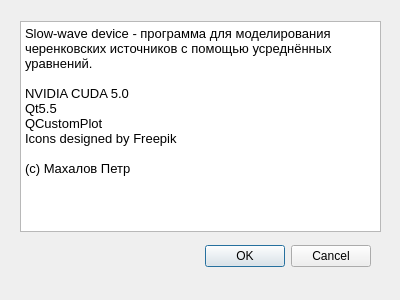
<?xml version="1.0" encoding="UTF-8"?>
<ui version="4.0">
 <class>Dialog</class>
 <widget class="QDialog" name="Dialog">
  <property name="geometry">
   <rect>
    <x>0</x>
    <y>0</y>
    <width>400</width>
    <height>300</height>
   </rect>
  </property>
  <property name="windowTitle">
   <string>О программе</string>
  </property>
  <property name="accessibleName">
   <string/>
  </property>
  <widget class="QDialogButtonBox" name="buttonBox">
   <property name="geometry">
    <rect>
     <x>30</x>
     <y>240</y>
     <width>341</width>
     <height>32</height>
    </rect>
   </property>
   <property name="orientation">
    <enum>Qt::Horizontal</enum>
   </property>
   <property name="standardButtons">
    <set>QDialogButtonBox::Cancel|QDialogButtonBox::Ok</set>
   </property>
  </widget>
  <widget class="QTextBrowser" name="textBrowser">
   <property name="geometry">
    <rect>
     <x>20</x>
     <y>21</y>
     <width>361</width>
     <height>211</height>
    </rect>
   </property>
   <property name="html">
    <string>&lt;!DOCTYPE HTML PUBLIC &quot;-//W3C//DTD HTML 4.0//EN&quot; &quot;http://www.w3.org/TR/REC-html40/strict.dtd&quot;&gt;
&lt;html&gt;&lt;head&gt;&lt;meta name=&quot;qrichtext&quot; content=&quot;1&quot; /&gt;&lt;style type=&quot;text/css&quot;&gt;
p, li { white-space: pre-wrap; }
&lt;/style&gt;&lt;/head&gt;&lt;body style=&quot; font-family:'MS Shell Dlg 2'; font-size:8.25pt; font-weight:400; font-style:normal;&quot;&gt;
&lt;p style=&quot; margin-top:0px; margin-bottom:0px; margin-left:0px; margin-right:0px; -qt-block-indent:0; text-indent:0px;&quot;&gt;&lt;span style=&quot; font-size:10pt;&quot;&gt;Slow-wave device - программа для моделирования черенковских источников с помощью усреднённых уравнений.&lt;/span&gt;&lt;/p&gt;
&lt;p style=&quot;-qt-paragraph-type:empty; margin-top:0px; margin-bottom:0px; margin-left:0px; margin-right:0px; -qt-block-indent:0; text-indent:0px; font-size:10pt;&quot;&gt;&lt;br /&gt;&lt;/p&gt;
&lt;p style=&quot; margin-top:0px; margin-bottom:0px; margin-left:0px; margin-right:0px; -qt-block-indent:0; text-indent:0px;&quot;&gt;&lt;span style=&quot; font-size:10pt;&quot;&gt;NVIDIA CUDA 5.0&lt;/span&gt;&lt;/p&gt;
&lt;p style=&quot; margin-top:0px; margin-bottom:0px; margin-left:0px; margin-right:0px; -qt-block-indent:0; text-indent:0px;&quot;&gt;&lt;span style=&quot; font-size:10pt;&quot;&gt;Qt5.5&lt;/span&gt;&lt;/p&gt;
&lt;p style=&quot; margin-top:0px; margin-bottom:0px; margin-left:0px; margin-right:0px; -qt-block-indent:0; text-indent:0px;&quot;&gt;&lt;span style=&quot; font-size:10pt;&quot;&gt;QCustomPlot&lt;/span&gt;&lt;/p&gt;
&lt;p style=&quot; margin-top:0px; margin-bottom:0px; margin-left:0px; margin-right:0px; -qt-block-indent:0; text-indent:0px;&quot;&gt;&lt;span style=&quot; font-size:10pt;&quot;&gt;Icons designed by Freepik&lt;/span&gt;&lt;/p&gt;
&lt;p style=&quot;-qt-paragraph-type:empty; margin-top:0px; margin-bottom:0px; margin-left:0px; margin-right:0px; -qt-block-indent:0; text-indent:0px; font-size:10pt;&quot;&gt;&lt;br /&gt;&lt;/p&gt;
&lt;p style=&quot; margin-top:0px; margin-bottom:0px; margin-left:0px; margin-right:0px; -qt-block-indent:0; text-indent:0px;&quot;&gt;&lt;span style=&quot; font-size:10pt;&quot;&gt;(c) Махалов Петр&lt;/span&gt;&lt;/p&gt;
&lt;p style=&quot;-qt-paragraph-type:empty; margin-top:0px; margin-bottom:0px; margin-left:0px; margin-right:0px; -qt-block-indent:0; text-indent:0px; font-size:10pt;&quot;&gt;&lt;br /&gt;&lt;/p&gt;&lt;/body&gt;&lt;/html&gt;</string>
   </property>
  </widget>
 </widget>
 <resources/>
 <connections>
  <connection>
   <sender>buttonBox</sender>
   <signal>accepted()</signal>
   <receiver>Dialog</receiver>
   <slot>accept()</slot>
   <hints>
    <hint type="sourcelabel">
     <x>248</x>
     <y>254</y>
    </hint>
    <hint type="destinationlabel">
     <x>157</x>
     <y>274</y>
    </hint>
   </hints>
  </connection>
  <connection>
   <sender>buttonBox</sender>
   <signal>rejected()</signal>
   <receiver>Dialog</receiver>
   <slot>reject()</slot>
   <hints>
    <hint type="sourcelabel">
     <x>316</x>
     <y>260</y>
    </hint>
    <hint type="destinationlabel">
     <x>286</x>
     <y>274</y>
    </hint>
   </hints>
  </connection>
 </connections>
</ui>
